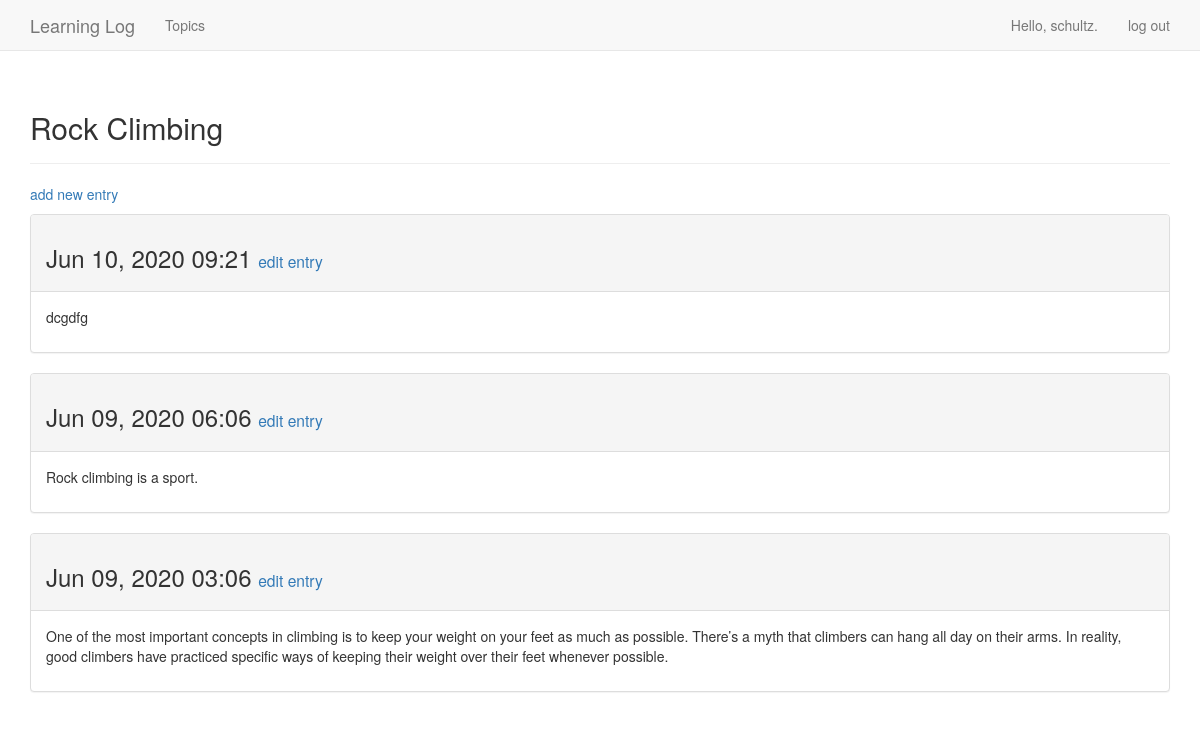
The page /topics/2/ (signed in) on the database its author committed.
### learning_logs/models.py (models this page shows, shortened)
class Topic(models.Model):
    text = models.CharField(max_length=200)
    date_added = models.DateTimeField(auto_now_add=True)
    owner = models.ForeignKey(User, models.CASCADE)
    def __str__(self):
        return self.text

class Entry(models.Model):
    topic = models.ForeignKey(Topic, models.CASCADE)
    text = models.TextField()
    date_added = models.DateTimeField(auto_now_add=True)
    class Meta:
        verbose_name_plural = "entries"

### learning_logs/views.py (the view)
# urls.py: path('topics/<topic_id>/', views.topic, name='topic'),
@login_required
def topic(request, topic_id):
    topic = Topic.objects.get(id=topic_id)
    check_topic_owner(topic, request)
    entries = topic.entry_set.order_by('-date_added')
    context = {'topic': topic, 'entries': entries}
    return render(request, 'learning_logs/topic.html', context)

### learning_logs/views.py (called while the page is built)
def check_topic_owner(topic, request):
    if topic.owner != request.user:
        raise Http404

### learning_logs/templates/learning_logs/topic.html
{% extends 'learning_logs/base.html' %}
{% block header %}
    <h2>{{ topic }}</h2>
{% endblock header %}
{% block content %}
    <p>
        <a href="{% url 'learning_logs:new_entry' topic.id %}">add new entry</a>
    </p>
    {% for entry in entries %}
        <div class="panel panel-default">
            <div class="panel-heading">
                <h3>
                    {{ entry.date_added|date:'M d, Y H:i' }}
                    <small>
                        <a href="{% url 'learning_logs:edit_entry' entry.id %}">
                            edit entry</a>
                    </small>
                </h3>
            </div>
            <div class="panel-body">
                {{ entry.text|linebreaks }}
            </div>
        </div>
    {% empty %}
        There are no entries for this topic yet.
    {% endfor %}
{% endblock content %}

### learning_logs/templates/learning_logs/base.html (shortened to what this page needs)
{% load bootstrap3 %}
<!DOCTYPE html>
<html lang="en">
<head>
    {% bootstrap_css %}
</head>
<body>
<nav class="navbar navbar-default navbar-static-top">
    <div class="container">
        <div class="navbar-header">
            <a class="navbar-brand" href="{% url 'learning_logs:index' %}">
                Learning Log</a>
        </div>
        <div id="navbar" class="navbar-collapse collapse">
            <ul class="nav navbar-nav">
                <li><a href="{% url 'learning_logs:topics' %}">Topics</a></li>
            </ul>
            <ul class="nav navbar-nav navbar-right">
                {% if user.is_authenticated %}
                    <li><a>Hello, {{ user.username }}.</a></li>
                    <li><a href="{% url 'users:logout' %}">log out</a></li>
                {% else %}
                    <li><a href="{% url 'users:register' %}">register</a></li>
                    <li><a href="{% url 'users:login' %}">log in</a></li>
                {% endif %}
            </ul>
        </div>
    </div>
</nav>
<div class="container">
    <div class="page-header">
        {% block header %}{% endblock header %}
    </div>
    <div>
        {% block content %}{% endblock content %}
    </div>
</div>
</body>
</html>

### rows shown on the page
Topic: text "Rock Climbing"
Entry: date_added "Jun 10, 2020 09:21", text "dcgdfg"
Entry: date_added "Jun 09, 2020 06:06", text "Rock climbing is a sport."
Entry: date_added "Jun 09, 2020 03:06", text "One of the most important concepts in climbing is to keep your weight on your feet as much as possible. There’s a myth that climbers can hang all day on their arms. In reality, good climbers have practiced specific ways of keeping their weight over their feet whenever possible."

### other values the page prints
{{ user.username }} "schultz"
